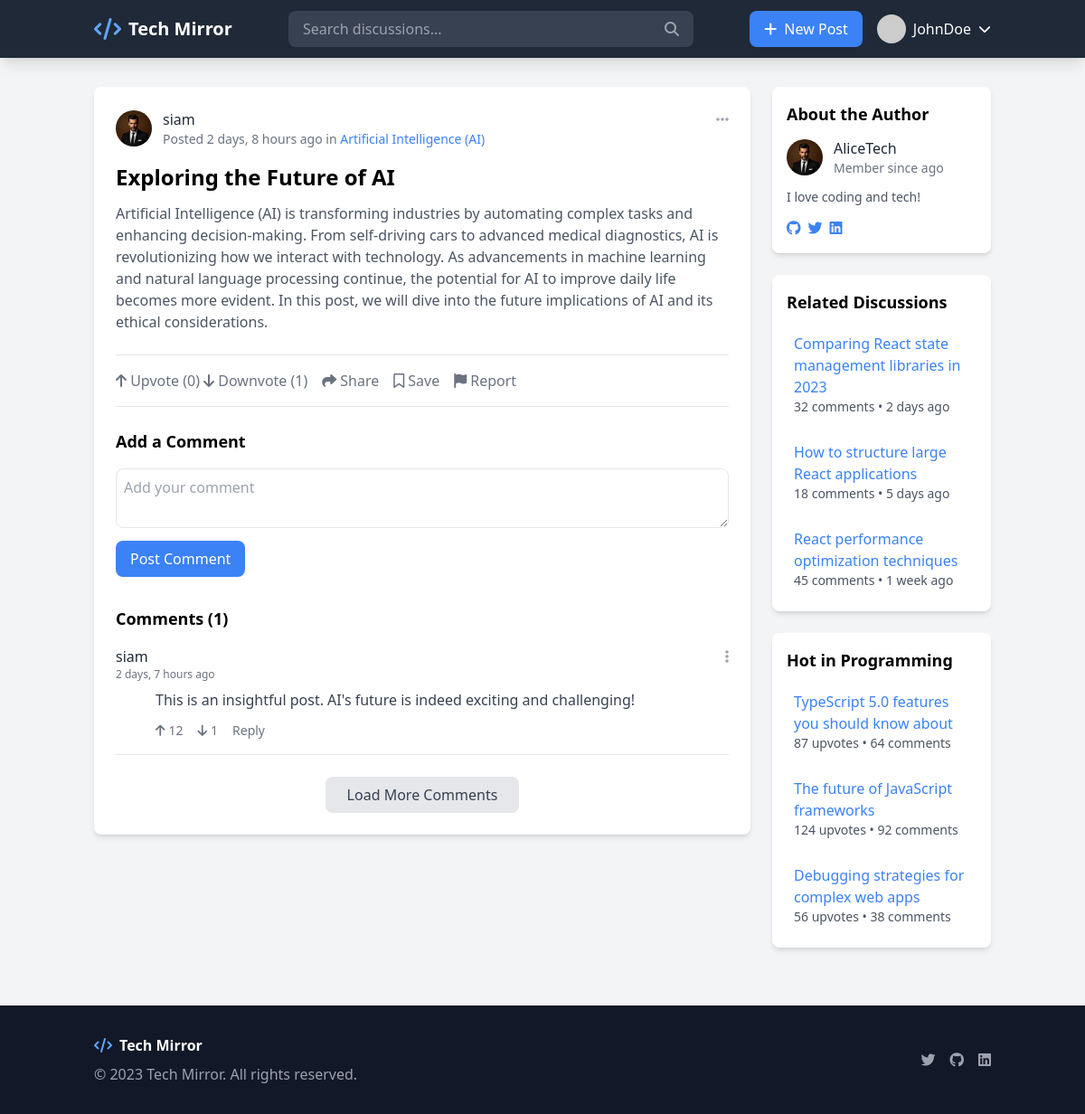
The app's page /post/4/ (signed in) with its own data.
### forumapp/models.py (models this page shows, shortened)
class Post(models.Model):
    title = models.CharField(max_length=255)
    content = models.TextField()
    author = models.ForeignKey(User, on_delete=models.CASCADE)
    tags = models.CharField(max_length=255, blank=True, default="")
    created_at = models.DateTimeField(auto_now_add=True)
    category = models.ForeignKey(Category, on_delete=models.SET_NULL, null=True)
    views = models.IntegerField(default=0)

class UserProfile(models.Model):
    user = models.OneToOneField(User, on_delete=models.CASCADE, related_name="profile")
    avatar = models.ImageField(upload_to='avatars/', validators=[validate_image_format], default='avatars/default.jpg')
    bio = models.TextField(blank=True, null=True)
    activity_score = models.IntegerField(default=0)
    created_at = models.DateTimeField(auto_now_add=True)

class Category(models.Model):
    name = models.CharField(max_length=100, unique=True)

class Comment(models.Model):
    post = models.ForeignKey(Post, on_delete=models.CASCADE, related_name="comments")
    user = models.ForeignKey(User, on_delete=models.CASCADE)
    text = models.TextField()
    created_at = models.DateTimeField(auto_now_add=True)

### forumapp/views.py (the view)
# urls.py: path('post/<int:post_id>/', views.post_detail, name='post-detail'),  # Captures the post ID
def post_detail(request, post_id):
    post = get_object_or_404(
        Post.objects.select_related('author__profile', 'category')
        .prefetch_related('comments__user')
        .annotate(
            upvotes=Count('votes', filter=Q(votes__value=1)),
            downvotes=Count('votes', filter=Q(votes__value=-1))
        ),
        id=post_id
    )
    is_bookmarked = Bookmark.objects.filter(user=request.user, post=post).exists()
    comments = post.comments.all()
    return render(request, 'post-detail.html', {
        'post': post,
        'upvotes': post.upvotes,
        'downvotes': post.downvotes,
        'comments': comments,
        'is_bookmarked': is_bookmarked,
    })

### templates/post-detail.html (shortened to what this page needs)
<!DOCTYPE html>
<html lang="en">
<head>
    <script src="https://cdn.tailwindcss.com"></script>
    <link rel="stylesheet" href="https://cdnjs.cloudflare.com/ajax/libs/font-awesome/6.4.0/css/all.min.css">
</head>
<body class="bg-gray-100 min-h-screen">
    <nav class="bg-gray-800 text-white shadow-lg">
        <div class="container mx-auto px-4 py-3 flex justify-between items-center">
            <div class="flex items-center space-x-2">
                <a href="dashboard.html" class="flex items-center space-x-2">
                    <i class="fas fa-code text-blue-400 text-2xl"></i>
                    <span class="font-bold text-xl">Tech Mirror</span>
                </a>
            </div>
            <div class="hidden md:block flex-grow max-w-md mx-4">
                <div class="relative">
                    <input type="text" placeholder="Search discussions..."
                        class="w-full bg-gray-700 text-white px-4 py-2 rounded-lg focus:outline-none focus:ring-2 focus:ring-blue-500">
                    <button class="absolute right-0 top-0 h-full px-4 text-gray-400">
                        <i class="fas fa-search"></i>
                    </button>
                </div>
            </div>
            <div class="flex items-center space-x-4">
                <a href="create-post.html" class="bg-blue-500 hover:bg-blue-600 px-4 py-2 rounded-lg">
                    <i class="fas fa-plus mr-1"></i> New Post
                </a>
                <div class="relative" id="userMenuContainer">
                    <button class="flex items-center space-x-2" id="userMenuButton">
                        <img src="https://via.placeholder.com/40" alt="User Avatar" class="w-8 h-8 rounded-full">
                        <span class="hidden md:inline">JohnDoe</span>
                        <i class="fas fa-chevron-down text-sm"></i>
                    </button>
                </div>
            </div>
        </div>
    </nav>
    <div class="container mx-auto px-4 py-8">
        <div class="flex flex-col md:flex-row gap-6">
            <div class="md:w-3/4">
                <div class="bg-white rounded-lg shadow-md overflow-hidden mb-6">
                    <div class="p-6">
                        <div class="flex justify-between items-start">
                            <div class="flex items-center space-x-3">
                                <img src="{{ post.author.profile.avatar.url }}"
                                        alt="{{ post.author.username }}'s Avatar" class="w-10 h-10 rounded-full">
                                <div>
                                    <a href="#" class="font-medium text-gray-800 hover:text-blue-500">{{ post.author.username }}</a>
                                    <p class="text-gray-500 text-sm">Posted {{ post.created_at|timesince }} ago in <a
                                            href="#" class="text-blue-500 hover:underline">{{ post.category.name }}</a>
                                    </p>
                                </div>
                            </div>
                            <div class="text-gray-400 hover:text-gray-600 cursor-pointer">
                                <i class="fas fa-ellipsis-h"></i>
                            </div>
                        </div>
                        <h1 class="text-2xl font-bold mt-4 mb-3">{{ post.title }}</h1>
                        <div class="prose max-w-none text-gray-700 mb-6">
                            <p class="text-gray-600 mb-4">{{ post.content }}</p>
                        </div>
                        <div class="flex items-center space-x-4 border-t border-b py-4 mb-6">
                            <form method="post" action="{% url 'vote_post' post.id %}">
                                <button type="submit" name="value" value="1" class="text-gray-500 hover:text-blue-500">
                                    <i class="fas fa-arrow-up"></i> Upvote ({{ upvotes }})
                                </button>
                                <button type="submit" name="value" value="-1" class="text-gray-500 hover:text-red-500">
                                    <i class="fas fa-arrow-down"></i> Downvote ({{ downvotes }})
                                </button>
                            </form>
                            <button class="flex items-center space-x-1 text-gray-500 hover:text-blue-500">
                                <i class="fas fa-share"></i>
                                <span>Share</span>
                            </button>
                            <form id="bookmark-form" method="post" action="{% url 'bookmark_post' post.id %}">
                                <button type="submit" id="bookmark-btn" class="flex items-center space-x-1 ml-auto
                    {% if is_bookmarked %} text-yellow-500 {% else %} text-gray-500 {% endif %}">
                                    <i class="far fa-bookmark"></i>
                                    <span>{% if is_bookmarked %}Saved{% else %}Save{% endif %}</span>
                                </button>
                            </form>
                            <button class="flex items-center space-x-1 text-gray-500 hover:text-red-500">
                                <i class="fas fa-flag"></i>
                                <span>Report</span>
                            </button>
                        </div>
                        <div class="mb-8">
                            <h3 class="text-lg font-bold mb-4">Add a Comment</h3>
                            <form method="post" action="{% url 'add_comment' post.id %}">
                                <textarea name="text" class="w-full p-2 border rounded-lg"
                                    placeholder="Add your comment" required></textarea>
                                <button type="submit" class="bg-blue-500 text-white px-4 py-2 rounded-lg mt-2">Post
                                    Comment</button>
                            </form>
                        </div>
                        <div>
                            <h3 class="text-lg font-bold mb-4">Comments ({{ post.comments.count }})</h3>
                            {% for comment in post.comments.all %}
                            <div class="border-b pb-4 mb-4">
                                <div class="flex justify-between items-start mb-2">
                                    <div class="flex items-center space-x-3">
                                        <div>
                                            <a href="#" class="font-medium text-gray-800 hover:text-blue-500">{{ comment.user.username }}</a>
                                            <p class="text-gray-500 text-xs">{{ comment.created_at|timesince }} ago</p>
                                        </div>
                                    </div>
                                    <div class="text-gray-400 hover:text-gray-600 cursor-pointer">
                                        <i class="fas fa-ellipsis-v"></i>
                                    </div>
                                </div>
                                <div class="pl-11">
                                    <p class="text-gray-700 mb-2">{{ comment.text }}</p>
                                    <div class="flex items-center space-x-4 mt-3">
                                        <button
                                            class="flex items-center space-x-1 text-gray-500 hover:text-blue-500 text-sm">
                                            <i class="fas fa-arrow-up"></i>
                                            <span>12</span>
                                        </button>
                                        <button
                                            class="flex items-center space-x-1 text-gray-500 hover:text-red-500 text-sm">
                                            <i class="fas fa-arrow-down"></i>
                                            <span>1</span>
                                        </button>
                                        <button class="text-gray-500 hover:text-blue-500 text-sm">Reply</button>
                                    </div>
                                </div>
                            </div>
                            {% endfor %}
                            <div class="text-center mt-6">
                                <button
                                    class="bg-gray-200 hover:bg-gray-300 text-gray-700 font-medium py-2 px-6 rounded-lg">
                                    Load More Comments
                                </button>
                            </div>
                        </div>
                    </div>
                </div>
            </div>
            <div class="md:w-1/4">
                <div class="bg-white rounded-lg shadow-md p-4 mb-6">
                    <h3 class="font-bold text-lg mb-3">About the Author</h3>
                    <div class="flex items-center space-x-3 mb-3">
                        <img src="{{ post.author.profile.avatar.url }}"
                        alt="{{ post.author.username }}'s Avatar" class="w-10 h-10 rounded-full">
                        <div>
                            <a href="#" class="font-medium text-gray-800 hover:text-blue-500">AliceTech</a>
                            <p class="text-gray-500 text-sm">Member since {{ profile_created_at|timesince }} ago</p>
                        </div>
                    </div>
                    <p class="text-gray-600 text-sm mb-3">{{ user.profile.bio|default:"No bio available." }}</p>
                    <div class="flex space-x-2">
                        <a href="#" class="text-blue-500 hover:text-blue-700">
                            <i class="fab fa-github"></i>
                        </a>
                        <a href="#" class="text-blue-500 hover:text-blue-700">
                            <i class="fab fa-twitter"></i>
                        </a>
                        <a href="#" class="text-blue-500 hover:text-blue-700">
                            <i class="fab fa-linkedin"></i>
                        </a>
                    </div>
                </div>
                <div class="bg-white rounded-lg shadow-md p-4 mb-6">
                    <h3 class="font-bold text-lg mb-3">Related Discussions</h3>
                    <ul class="space-y-3">
                        <li>
                            <a href="#" class="block hover:bg-gray-50 p-2 rounded">
                                <h4 class="font-medium text-blue-500">Comparing React state management libraries in 2023
                                </h4>
                                <p class="text-sm text-gray-600">32 comments • 2 days ago</p>
                            </a>
                        </li>
                        <li>
                            <a href="#" class="block hover:bg-gray-50 p-2 rounded">
                                <h4 class="font-medium text-blue-500">How to structure large React applications</h4>
                                <p class="text-sm text-gray-600">18 comments • 5 days ago</p>
                            </a>
                        </li>
                        <li>
                            <a href="#" class="block hover:bg-gray-50 p-2 rounded">
                                <h4 class="font-medium text-blue-500">React performance optimization techniques</h4>
                                <p class="text-sm text-gray-600">45 comments • 1 week ago</p>
                            </a>
                        </li>
                    </ul>
                </div>
                <div class="bg-white rounded-lg shadow-md p-4">
                    <h3 class="font-bold text-lg mb-3">Hot in Programming</h3>
                    <ul class="space-y-3">
                        <li>
                            <a href="#" class="block hover:bg-gray-50 p-2 rounded">
                                <h4 class="font-medium text-blue-500">TypeScript 5.0 features you should know about</h4>
                                <p class="text-sm text-gray-600">87 upvotes • 64 comments</p>
                            </a>
                        </li>
                        <li>
                            <a href="#" class="block hover:bg-gray-50 p-2 rounded">
                                <h4 class="font-medium text-blue-500">The future of JavaScript frameworks</h4>
                                <p class="text-sm text-gray-600">124 upvotes • 92 comments</p>
                            </a>
                        </li>
                        <li>
                            <a href="#" class="block hover:bg-gray-50 p-2 rounded">
                                <h4 class="font-medium text-blue-500">Debugging strategies for complex web apps</h4>
                                <p class="text-sm text-gray-600">56 upvotes • 38 comments</p>
                            </a>
                        </li>
                    </ul>
                </div>
            </div>
        </div>
    </div>
    <footer class="bg-gray-900 text-white py-8 mt-8">
        <div class="container mx-auto px-4">
            <div class="flex flex-col md:flex-row justify-between items-center">
                <div class="mb-4 md:mb-0">
                    <div class="flex items-center space-x-2">
                        <i class="fas fa-code text-blue-400"></i>
                        <span class="font-bold">Tech Mirror</span>
                    </div>
                    <p class="text-gray-400 mt-2">© 2023 Tech Mirror. All rights reserved.</p>
                </div>
                <div class="flex space-x-4">
                    <a href="#" class="text-gray-400 hover:text-white"><i class="fab fa-twitter"></i></a>
                    <a href="#" class="text-gray-400 hover:text-white"><i class="fab fa-github"></i></a>
                    <a href="#" class="text-gray-400 hover:text-white"><i class="fab fa-linkedin"></i></a>
                </div>
            </div>
        </div>
    </footer>
</body>
</html>

### records on screen
Post: author.profile.avatar (placeholder picture), author.username "siam", created_at "2 days, 8 hours", category.name "Artificial Intelligence (AI)", title "Exploring the Future of AI", content "Artificial Intelligence (AI) is transforming industries by automating complex tasks and enhancing decision-making. From self-driving cars to advanced medical diagnostics, AI is revolutionizing how we interact with technology. As advancements in machine learning and natural language processing continue, the potential for AI to improve daily life becomes more evident. In this post, we will dive into the future implications of AI and its ethical considerations.", comments.count "1"
Comment: user.username "siam", created_at "2 days, 7 hours", text "This is an insightful post. AI's future is indeed exciting and challenging!"

### other values on screen
{{ upvotes }} "0"
{{ downvotes }} "1"
{{ user.profile.bio|default:"No bio available." }} "I love coding and tech!"
